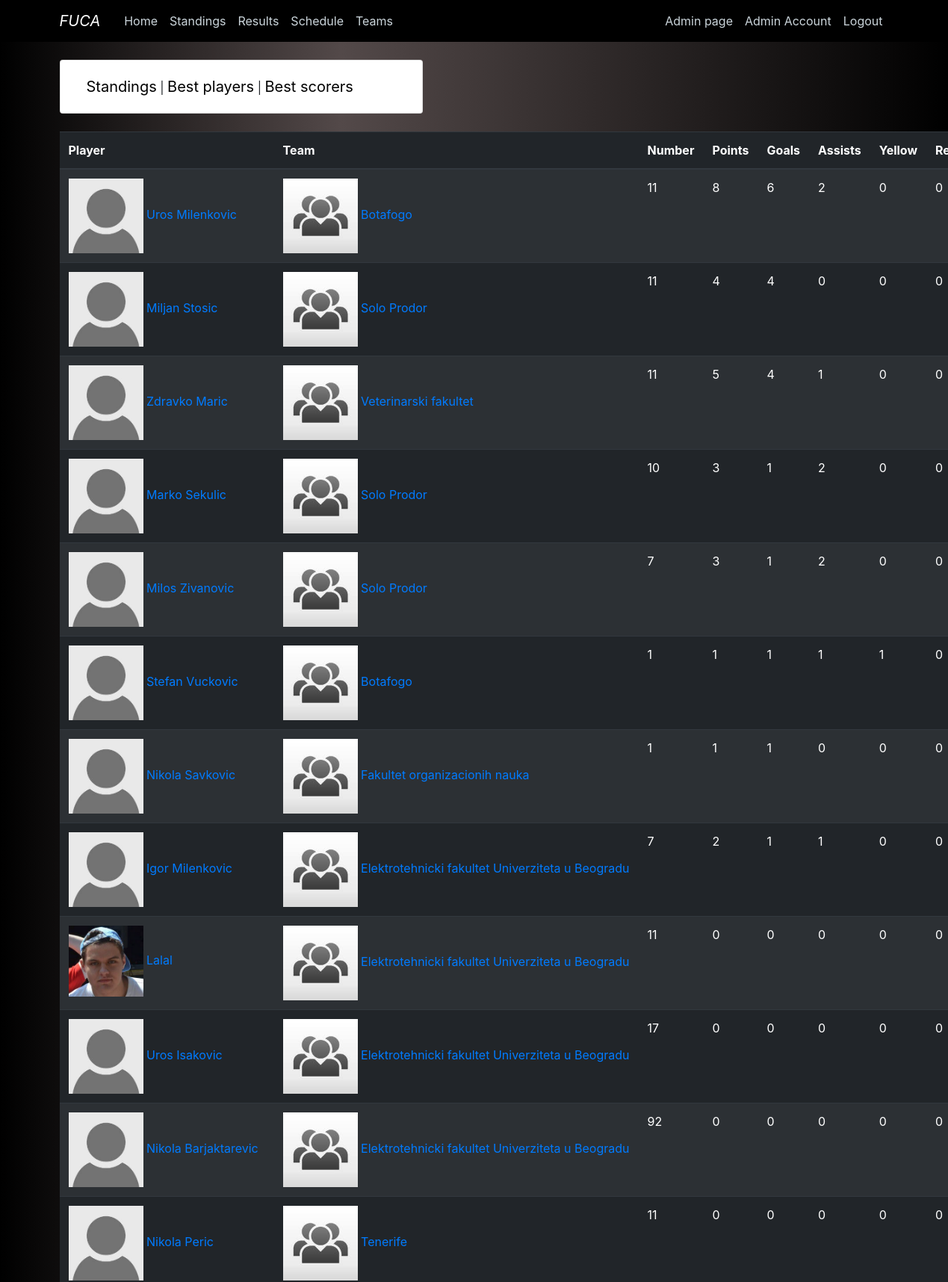
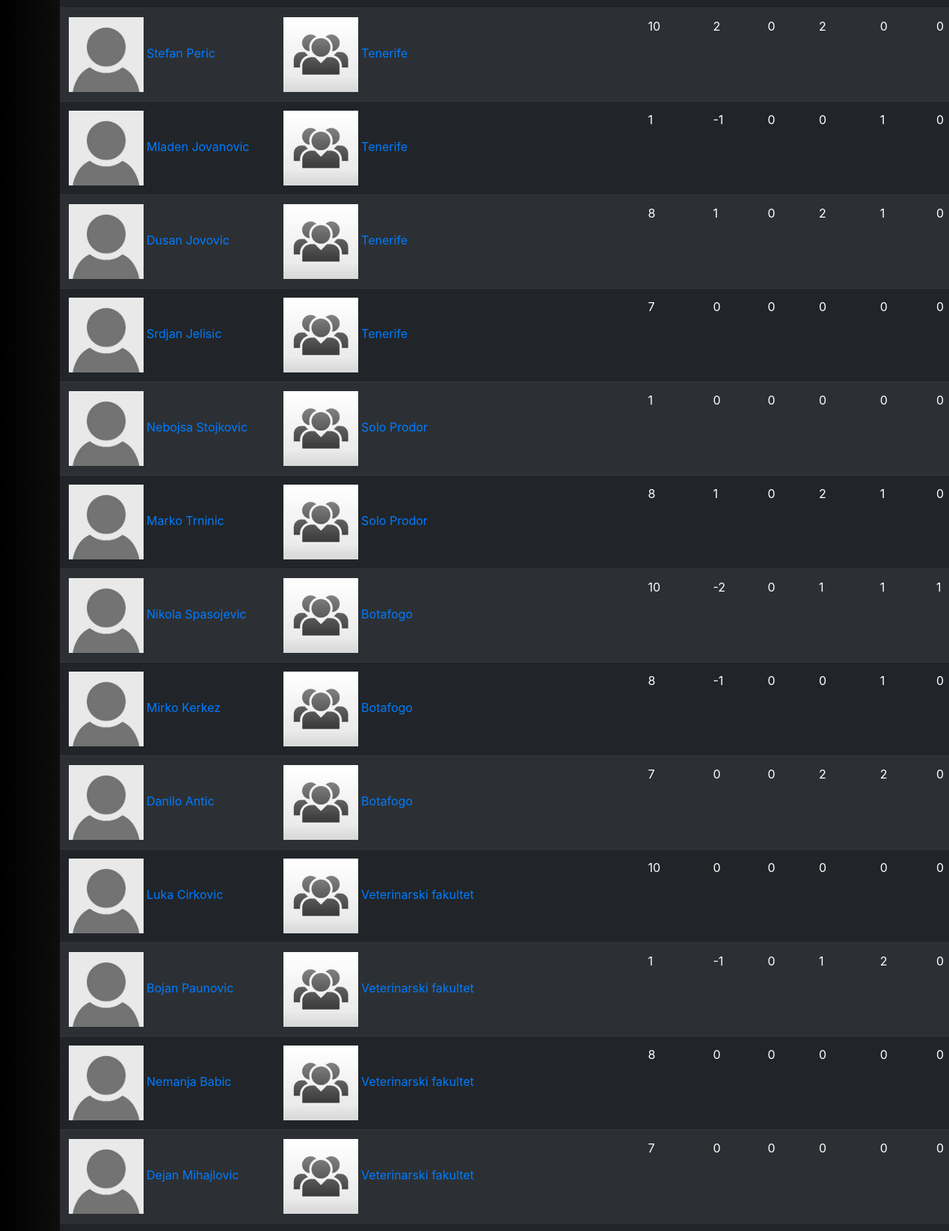
Page /standings/bestscorers (signed in, upper part) on the committed database (2 pictures, top to bottom).
### fuca/models.py (models this page shows, shortened)
class Player(db.Model, UserMixin):
    __tablename__ = 'player'
    id          = db.Column(db.Integer,     primary_key=True)
    name        = db.Column(db.String(100), nullable=False)
    birthdate   = db.Column(db.DateTime,    nullable=False)
    number      = db.Column(db.Integer,     nullable=False)
    image       = db.Column(db.String(20),  nullable=False, default='default.jpg')
    email       = db.Column(db.String(120), unique=True,    nullable=False)
    password    = db.Column(db.String(200))
    registered  = db.Column(db.Boolean, default=False)
    is_admin    = db.Column(db.Boolean, default=False)
    team_id     = db.Column(db.Integer, db.ForeignKey('team.id'), nullable=False)
    statistics  = db.relationship('Statistics', backref='player', lazy=True)
    @property
    def goals(self):
        goals = 0
        for stat in self.statistics:
            goals += stat.goals
        return goals
    @property
    def assists(self):
        assists = 0
        for stat in self.statistics:
            assists += stat.assists
        return assists
    @property
    def red(self):
        red = 0
        for stat in self.statistics:
            red += stat.red
        return red
    @property
    def yellow(self):
        yellow = 0
        for stat in self.statistics:
            yellow += stat.yellow
        return yellow
    @property
    def points(self):
        return self.goals + self.assists - self.yellow - 2 * self.red

class Statistics(db.Model):
    __tablename__ = 'statistics'
    id          = db.Column(db.Integer, primary_key=True)
    goals       = db.Column(db.Integer, nullable=False)
    assists     = db.Column(db.Integer, nullable=False)
    yellow      = db.Column(db.Integer, nullable=False)
    red         = db.Column(db.Integer, nullable=False)
    player_id   = db.Column(db.Integer, db.ForeignKey('player.id'), nullable=False)
    match_id    = db.Column(db.Integer, db.ForeignKey('match.id'),  nullable=False)

### fuca/standings/routes.py (the view)
@scores.route("/bestscorers")
def bestscorers():
    players = Player.query.filter_by(is_admin=False).all()
    players = list(reversed(sorted(players, key=lambda player: player.goals)))
    for player in players:
        player.image = url_for('static', filename='images/players/{}'.format(player.image))
        player.team_name = player.team.name
        player.team_logo = url_for('static', filename='images/teams/{}'.format(player.team.logo_image))
    return render_template('standings/best-scorers.html', players=players, title='Best Scorers')

### fuca/models.py (called while the page is built)
@login_manager.user_loader
def load_user(player_id):
    return Player.query.get(int(player_id))

### fuca/templates/standings/best-scorers.html
{% extends 'standings/standings-layout.html' %}
{% block standings_content %}
<table class="table table-dark table-striped table-hover">
    <thead>
        <th>Player</th>
        <th>Team</th>
        <th>Number</th>
        <th>Points</th>
        <th>Goals</th>
        <th>Assists</th>
        <th>Yellow</th>
        <th>Red</th>
    </thead>
    {% for player in players %}
        <tr>
            <td style="white-space:nowrap">
                <a href="{{ url_for('main.player', id=player.id)}}">
                    <img src="{{ player.image }}" width="100">
                    {{ player.name }}
                </a>
            </td>
            <td style="white-space:nowrap">
                <a href="{{ url_for('teams.team', id=player.team_id)}}">
                    <img src="{{ player.team_logo }}" width="100">
                    {{ player.team_name }}
                </a>
            </td>
            <td>{{ player.number }}</td>
            <td>{{ player.points }}</td>
            <td>{{ player.goals }}</td>
            <td>{{ player.assists }}</td>
            <td>{{ player.yellow }}</td>
            <td>{{ player.red }}</td>
        </tr>
    {% endfor %}
</table>
{% endblock standings_content %}

### fuca/static/main.css (style rules this page uses)
body { margin-top: 5rem; }
a:link { text-decoration: none; }
.dark-background { background: rgb(0,0,0); background: linear-gradient(90deg, rgba(0,0,0,1) 0%, rgba(83,73,73,1) 36%, rgba(0,0,0,1) 100%); }

### rows in the picture
Player: image (placeholder picture), name "Uros Milenkovic", team_name "Botafogo", number "11", points "8", goals "6", assists "2", yellow "0", red "0"
Player: image (placeholder picture), name "Miljan Stosic", team_name "Solo Prodor", number "11", points "4", goals "4", assists "0", yellow "0", red "0"
Player: image (placeholder picture), name "Zdravko Maric", team_name "Veterinarski fakultet", number "11", points "5", goals "4", assists "1", yellow "0", red "0"
Player: image (placeholder picture), name "Marko Sekulic", team_name "Solo Prodor", number "10", points "3", goals "1", assists "2", yellow "0", red "0"
Player: image (placeholder picture), name "Milos Zivanovic", team_name "Solo Prodor", number "7", points "3", goals "1", assists "2", yellow "0", red "0"
Player: image (placeholder picture), name "Stefan Vuckovic", team_name "Botafogo", number "1", points "1", goals "1", assists "1", yellow "1", red "0"
Player: image (placeholder picture), name "Nikola Savkovic", team_name "Fakultet organizacionih nauka", number "1", points "1", goals "1", assists "0", yellow "0", red "0"
Player: image (placeholder picture), name "Igor Milenkovic", team_name "Elektrotehnicki fakultet Univerziteta u Beogradu", number "7", points "2", goals "1", assists "1", yellow "0", red "0"
Player: image (picture), name "Lalal", team_name "Elektrotehnicki fakultet Univerziteta u Beogradu", number "11", points "0", goals "0", assists "0", yellow "0", red "0"
Player: image (placeholder picture), name "Uros Isakovic", team_name "Elektrotehnicki fakultet Univerziteta u Beogradu", number "17", points "0", goals "0", assists "0", yellow "0", red "0"
Player: image (placeholder picture), name "Nikola Barjaktarevic", team_name "Elektrotehnicki fakultet Univerziteta u Beogradu", number "92", points "0", goals "0", assists "0", yellow "0", red "0"
Player: image (placeholder picture), name "Nikola Peric", team_name "Tenerife", number "11", points "0", goals "0", assists "0", yellow "0", red "0"
Player: image (placeholder picture), name "Stefan Peric", team_name "Tenerife", number "10", points "2", goals "0", assists "2", yellow "0", red "0"
Player: image (placeholder picture), name "Mladen Jovanovic", team_name "Tenerife", number "1", points "-1", goals "0", assists "0", yellow "1", red "0"
Player: image (placeholder picture), name "Dusan Jovovic", team_name "Tenerife", number "8", points "1", goals "0", assists "2", yellow "1", red "0"
Player: image (placeholder picture), name "Srdjan Jelisic", team_name "Tenerife", number "7", points "0", goals "0", assists "0", yellow "0", red "0"
Player: image (placeholder picture), name "Nebojsa Stojkovic", team_name "Solo Prodor", number "1", points "0", goals "0", assists "0", yellow "0", red "0"
Player: image (placeholder picture), name "Marko Trninic", team_name "Solo Prodor", number "8", points "1", goals "0", assists "2", yellow "1", red "0"
Player: image (placeholder picture), name "Nikola Spasojevic", team_name "Botafogo", number "10", points "-2", goals "0", assists "1", yellow "1", red "1"
Player: image (placeholder picture), name "Mirko Kerkez", team_name "Botafogo", number "8", points "-1", goals "0", assists "0", yellow "1", red "0"
Player: image (placeholder picture), name "Danilo Antic", team_name "Botafogo", number "7", points "0", goals "0", assists "2", yellow "2", red "0"
Player: image (placeholder picture), name "Luka Cirkovic", team_name "Veterinarski fakultet", number "10", points "0", goals "0", assists "0", yellow "0", red "0"
Player: image (placeholder picture), name "Bojan Paunovic", team_name "Veterinarski fakultet", number "1", points "-1", goals "0", assists "1", yellow "2", red "0"
Player: image (placeholder picture), name "Nemanja Babic", team_name "Veterinarski fakultet", number "8", points "0", goals "0", assists "0", yellow "0", red "0"
Player: image (placeholder picture), name "Dejan Mihajlovic", team_name "Veterinarski fakultet", number "7", points "0", goals "0", assists "0", yellow "0", red "0"
